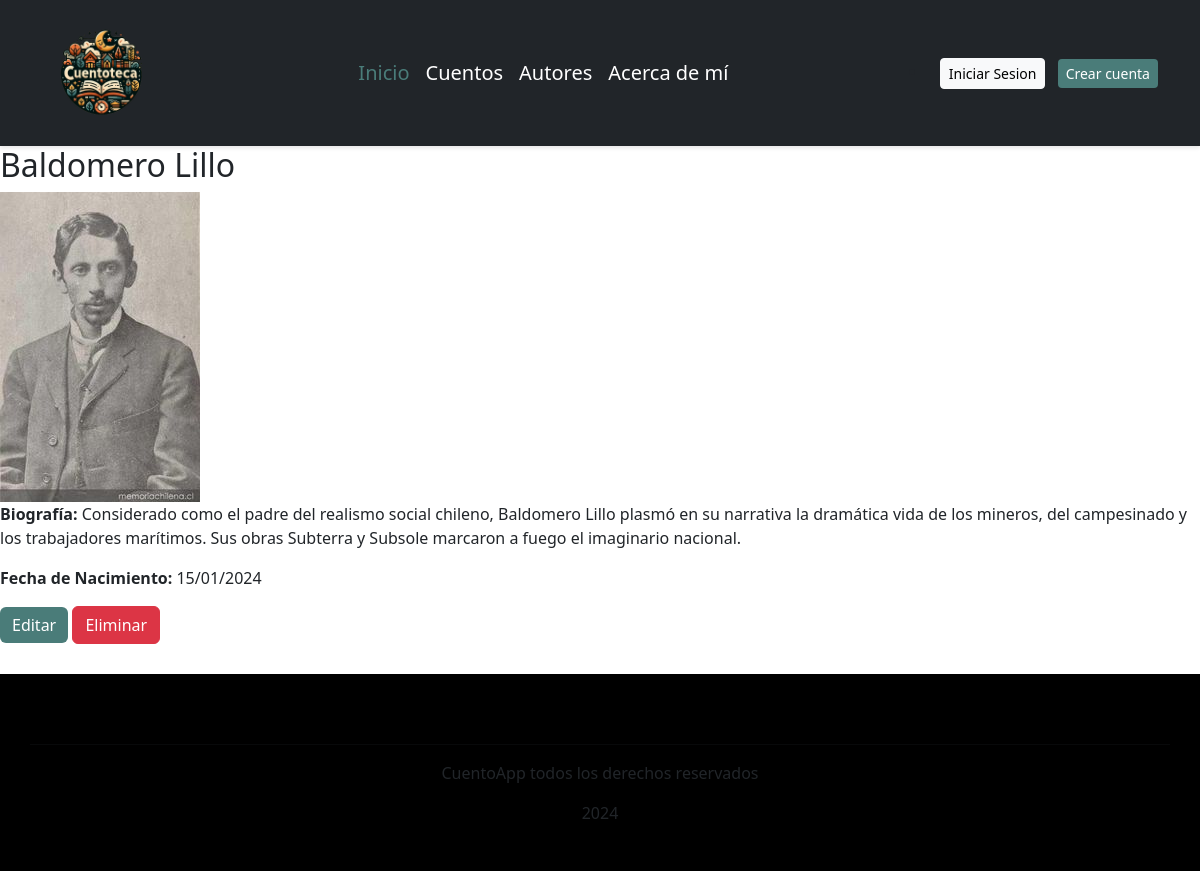
The app's page /autor/10/ with its own data.
### CuentoApp/models.py (models this page shows, shortened)
class Autor(models.Model):
    nombre = models.CharField(max_length=100)
    apellido = models.CharField(max_length=100)
    biografia = models.TextField(blank=True)
    fecha_nacimiento = models.DateField(null=True, blank=True)
    foto = models.ImageField(upload_to="autores_fotos/", blank=True, null=True)

### CuentoApp/views.py (the view)
# urls.py: path('autor/<int:pk>/', AutorDetailView.as_view(), name='autor-detail'),
class AutorDetailView(DetailView):
    model = Autor
    template_name = 'CuentoApp/autores/autor_detail.html'

### CuentoApp/templates/CuentoApp/autores/autor_detail.html (shortened to what this page needs)
{% extends 'CuentoApp/base.html' %}
{% block content %}
    <div class="autor-detail">
        <h2>{{ object.nombre }} {{ object.apellido }}</h2>
        {% if object.foto %}
            <img src="{{ object.foto.url }}" alt="Foto de {{ object.nombre }} {{ object.apellido }}" class="autor-foto">
        {% endif %}
        <p><strong>Biografía:</strong> {{ object.biografia }}</p>
        <p><strong>Fecha de Nacimiento:</strong> {{ object.fecha_nacimiento|date:"d/m/Y" }}</p>
        <a href="{% url 'autor-update' autor.pk %}" class="btn btn-primary">Editar</a>
        <a href="{% url 'autor-delete' autor.id %}" class="btn btn-danger">Eliminar</a>
    </div>
{% endblock %}

### CuentoApp/static/CuentoApp/css/styles.css (style rules this page uses)
.btn-primary { background-color: #4a7c79!important; border: #4a7c79!important; }

### records on screen
Autor: nombre "Baldomero", apellido "Lillo", foto (picture), biografia "Considerado como el padre del realismo social chileno, Baldomero Lillo plasmó en su narrativa la dramática vida de los mineros, del campesinado y los trabajadores marítimos. Sus obras Subterra y Subsole marcaron a fuego el imaginario nacional.", fecha_nacimiento "15/01/2024"
